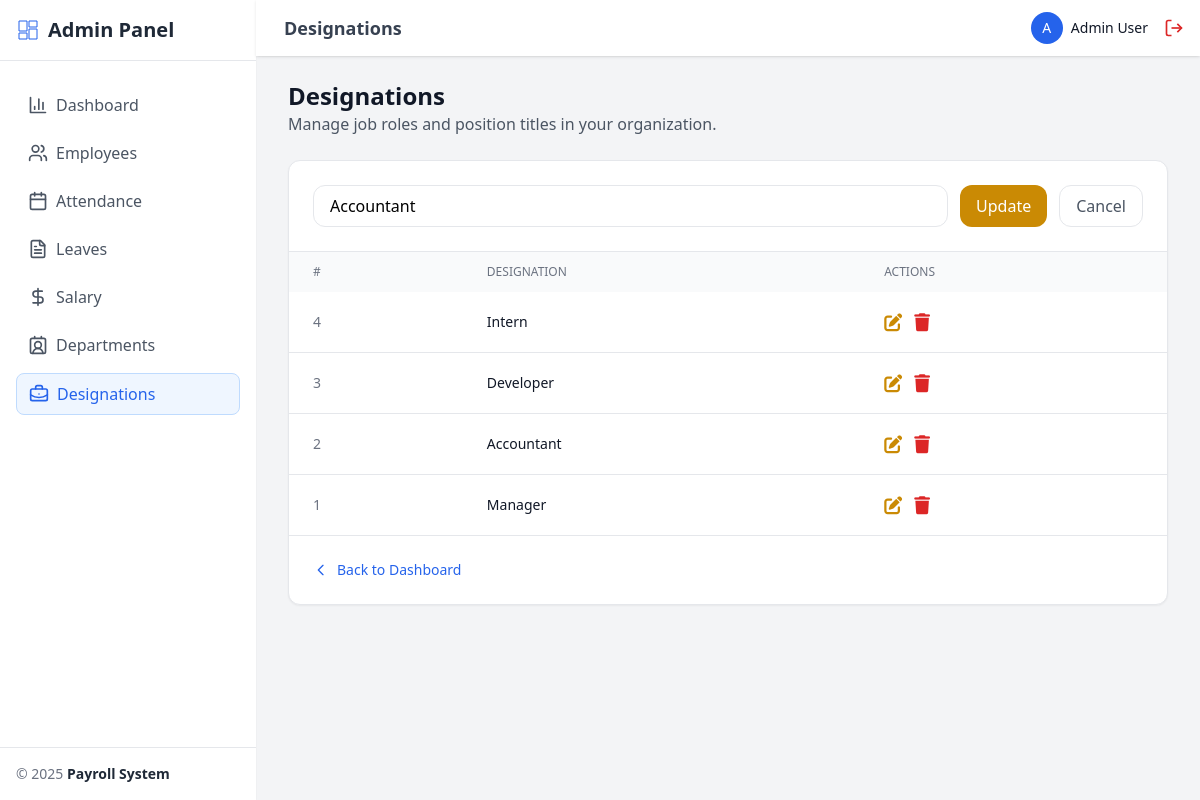
/admin/designations.php?edit=2 (signed in), run on the app's committed database.
### tables this page shows
CREATE TABLE designations (
    id INT AUTO_INCREMENT PRIMARY KEY,
    title VARCHAR(100) NOT NULL
);

### admin/designations.php (the view, shortened to what this page needs)
<?php
require '../includes/auth.php';
$result = $conn->query("SELECT * FROM designations ORDER BY id DESC");
$edit = null;
if (isset($_GET['edit'])) {
  $id = (int) $_GET['edit'];
  $stmt = $conn->prepare("SELECT * FROM designations WHERE id=?");
  $stmt->bind_param("i", $id);
  $stmt->execute();
  $edit = $stmt->get_result()->fetch_assoc();
}
?>
<!DOCTYPE html>
<html lang="en">
<head>
  <script src="https://cdn.tailwindcss.com"></script>
  <link href="https://cdnjs.cloudflare.com/ajax/libs/font-awesome/6.5.0/css/all.min.css" rel="stylesheet">
  <link rel="stylesheet" href="../assets/css/style.css">
</head>
<body class="bg-gray-100">
  <?php include '../includes/sidebar.php'; ?>
  <div class="flex-1 flex flex-col min-h-screen md:ml-64">
    <?php include '../includes/header.php'; ?>
    <main class="flex-1 pt-20 px-4 md:px-8 pb-8">
      <div class="mb-6">
        <h2 class="text-2xl font-bold text-gray-900">Designations</h2>
        <p class="text-gray-600">Manage job roles and position titles in your organization.</p>
      </div>
      <div class="bg-white rounded-xl shadow-sm border border-gray-200">
        <div class="p-6 border-b border-gray-200">
          <form method="post" class="flex flex-col sm:flex-row gap-3">
            <input
              type="text"
              name="designation"
              placeholder="Enter Designation"
              value="<?= $edit ? htmlspecialchars($edit['title']) : '' ?>"
              class="flex-1 border rounded-xl px-4 py-2 focus:ring-2 focus:ring-blue-500"
              required>
            <?php if ($edit): ?>
              <button type="submit" name="edit" value="<?= $edit['id'] ?>"
                class="px-4 py-2 bg-yellow-600 text-white rounded-xl hover:bg-yellow-700">
                Update
              </button>
              <a href="designations.php"
                class="px-4 py-2 border rounded-xl text-gray-600 hover:bg-gray-50">
                Cancel
              </a>
            <?php endif; ?>
          </form>
        </div>
        <div class="hidden md:block overflow-x-auto">
          <table class="w-full text-sm">
            <thead class="bg-gray-50">
              <tr>
                <th class="px-6 py-3 text-left text-xs font-medium text-gray-500 uppercase">#</th>
                <th class="px-6 py-3 text-left text-xs font-medium text-gray-500 uppercase">Designation</th>
                <th class="px-6 py-3 text-left text-xs font-medium text-gray-500 uppercase">Actions</th>
              </tr>
            </thead>
            <tbody class="divide-y">
              <?php $result->data_seek(0); ?>
              <?php while ($row = $result->fetch_assoc()): ?>
                <tr class="hover:bg-gray-50 transition">
                  <td class="px-6 py-4 text-gray-500"><?= $row['id'] ?></td>
                  <td class="px-6 py-4 font-medium text-gray-900"><?= htmlspecialchars($row['title']) ?></td>
                  <td class="px-6 py-4">
                    <div class="flex space-x-3 text-lg">
                      <a href="?edit=<?= $row['id'] ?>"
                        class="text-yellow-600 hover:text-yellow-800">
                        <i class="fa-solid fa-pen-to-square"></i>
                      </a>
                      <a href="?delete=<?= $row['id'] ?>"
                        onclick="return confirm('Delete this designation?')"
                        class="text-red-600 hover:text-red-800">
                        <i class="fa-solid fa-trash"></i>
                      </a>
                    </div>
                  </td>
                </tr>
              <?php endwhile; ?>
            </tbody>
          </table>
        </div>
        <div class="p-6 border-t border-gray-200">
          <a href="dashboard.php" class="text-blue-600 hover:text-blue-800 flex items-center text-sm">
            <svg xmlns="http://www.w3.org/2000/svg" class="w-4 h-4 mr-2" fill="none" viewBox="0 0 24 24" stroke="currentColor">
              <path stroke-linecap="round" stroke-linejoin="round" stroke-width="2" d="M15 19l-7-7 7-7"></path>
            </svg> Back to Dashboard
          </a>
        </div>
      </div>
    </main>
  </div>
</body>
</html>

### assets/css/style.css (style rules this page uses)
* { margin: 0; padding: 0; box-sizing: border-box; }

### data on the page
designations: designation "Accountant", id "2", title "Accountant"
designations: id "4", title "Intern"
designations: id "3", title "Developer"
designations: id "1", title "Manager"

### other printed values
$item['title'] "Dashboard"
$item['title'] "Employees"
$item['title'] "Attendance"
$item['title'] "Leaves"
$item['title'] "Salary"
$item['title'] "Departments"
$item['title'] "Designations"
$pageTitle "Designations"
substr($emp['name'], 0, 1) "A"
$emp['name'] "Admin User"
